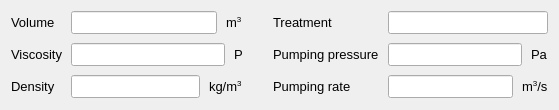
<?xml version="1.0" encoding="UTF-8"?>
<ui version="4.0">
 <class>PreFlushForm</class>
 <widget class="QWidget" name="PreFlushForm">
  <property name="geometry">
   <rect>
    <x>0</x>
    <y>0</y>
    <width>559</width>
    <height>110</height>
   </rect>
  </property>
  <property name="font">
   <font>
    <pointsize>10</pointsize>
   </font>
  </property>
  <property name="windowTitle">
   <string>Form</string>
  </property>
  <property name="locale">
   <locale language="English" country="UnitedStates"/>
  </property>
  <layout class="QGridLayout" name="gridLayout">
   <property name="horizontalSpacing">
    <number>30</number>
   </property>
   <property name="verticalSpacing">
    <number>12</number>
   </property>
   <item row="0" column="0">
    <layout class="QFormLayout" name="formLayout">
     <property name="horizontalSpacing">
      <number>9</number>
     </property>
     <property name="verticalSpacing">
      <number>9</number>
     </property>
     <item row="0" column="0">
      <widget class="QLabel" name="pfa_volume_label">
       <property name="text">
        <string notr="true">Volume</string>
       </property>
      </widget>
     </item>
     <item row="1" column="0">
      <widget class="QLabel" name="pfa_viscosity_label">
       <property name="text">
        <string notr="true">Viscosity</string>
       </property>
      </widget>
     </item>
     <item row="2" column="0">
      <widget class="QLabel" name="pfa_density_label">
       <property name="text">
        <string notr="true">Density</string>
       </property>
      </widget>
     </item>
     <item row="0" column="1">
      <layout class="QHBoxLayout" name="horizontalLayout">
       <item>
        <widget class="QLineEdit" name="pfa_volume_lineedit"/>
       </item>
       <item>
        <widget class="QLabel" name="pfa_volume_unit_label">
         <property name="text">
          <string>m&lt;span style=&quot; vertical-align:super;&quot;&gt;3&lt;/span&gt;</string>
         </property>
        </widget>
       </item>
      </layout>
     </item>
     <item row="1" column="1">
      <layout class="QHBoxLayout" name="horizontalLayout_2">
       <item>
        <widget class="QLineEdit" name="pfa_viscosity_lineedit"/>
       </item>
       <item>
        <widget class="QLabel" name="pfa_viscosity_unit_label">
         <property name="text">
          <string>P</string>
         </property>
        </widget>
       </item>
      </layout>
     </item>
     <item row="2" column="1">
      <layout class="QHBoxLayout" name="horizontalLayout_3">
       <item>
        <widget class="QLineEdit" name="pfa_density_lineedit"/>
       </item>
       <item>
        <widget class="QLabel" name="pfa_density_unit_label">
         <property name="text">
          <string>kg/m&lt;span style=&quot; vertical-align:super;&quot;&gt;3&lt;/span&gt;</string>
         </property>
        </widget>
       </item>
      </layout>
     </item>
    </layout>
   </item>
   <item row="0" column="1">
    <layout class="QFormLayout" name="formLayout_2">
     <property name="horizontalSpacing">
      <number>9</number>
     </property>
     <property name="verticalSpacing">
      <number>9</number>
     </property>
     <item row="0" column="0">
      <widget class="QLabel" name="pfa_treatment_label">
       <property name="text">
        <string notr="true">Treatment</string>
       </property>
      </widget>
     </item>
     <item row="0" column="1">
      <widget class="QLineEdit" name="pfa_treatment_lineedit"/>
     </item>
     <item row="1" column="0">
      <widget class="QLabel" name="pfa_pumping_pressure_label">
       <property name="text">
        <string notr="true">Pumping pressure</string>
       </property>
      </widget>
     </item>
     <item row="2" column="0">
      <widget class="QLabel" name="pfa_pumping_rate_label">
       <property name="text">
        <string notr="true">Pumping rate</string>
       </property>
      </widget>
     </item>
     <item row="1" column="1">
      <layout class="QHBoxLayout" name="horizontalLayout_4">
       <item>
        <widget class="QLineEdit" name="pfa_pumping_pressure_lineedit"/>
       </item>
       <item>
        <widget class="QLabel" name="pfa_pumping_pressure_unit_label">
         <property name="text">
          <string>Pa</string>
         </property>
        </widget>
       </item>
      </layout>
     </item>
     <item row="2" column="1">
      <layout class="QHBoxLayout" name="horizontalLayout_5">
       <item>
        <widget class="QLineEdit" name="pfa_pumping_rate_lineedit"/>
       </item>
       <item>
        <widget class="QLabel" name="pfa_pumping_rate_unit_label">
         <property name="text">
          <string>m&lt;span style=&quot; vertical-align:super;&quot;&gt;3&lt;/span&gt;/s</string>
         </property>
        </widget>
       </item>
      </layout>
     </item>
    </layout>
   </item>
  </layout>
 </widget>
 <resources/>
 <connections/>
</ui>
